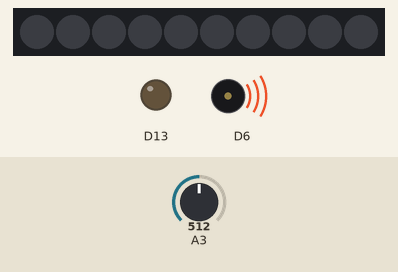
Simulated run of this sketch. Board: Adafruit Circuit Playground Express. On the bench: 10 RGB LEDs in strip order, left to right, output pins drawn as LEDs (lit = HIGH), buzzer (waves = sounding). The test bench sets the inputs (shaded band); at power-on: A3 = 512.

Above: at 0.1 s.
Timing chart, 0 to 1.6 s (numbered marks = the images above):
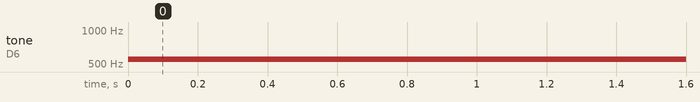

Measured:
- by itself, tone on D6: silent → 550 Hz at 0.00 s

The sketch:

cookie_time_.ino
```cpp
#include <Adafruit_CircuitPlayground.h>
uint16_t value;
uint16_t freq;
///////////////////////////////////////////////////////////////////////////////
void setup() {
  Serial.begin(9600);
  CircuitPlayground.begin();
}
///////////////////////////////////////////////////////////////////////////////
void loop() {
  value = analogRead(A3);
  freq = map(value, 0, 1023, 100, 1000);
  CircuitPlayground.playTone(freq, 100, false);
}
```
